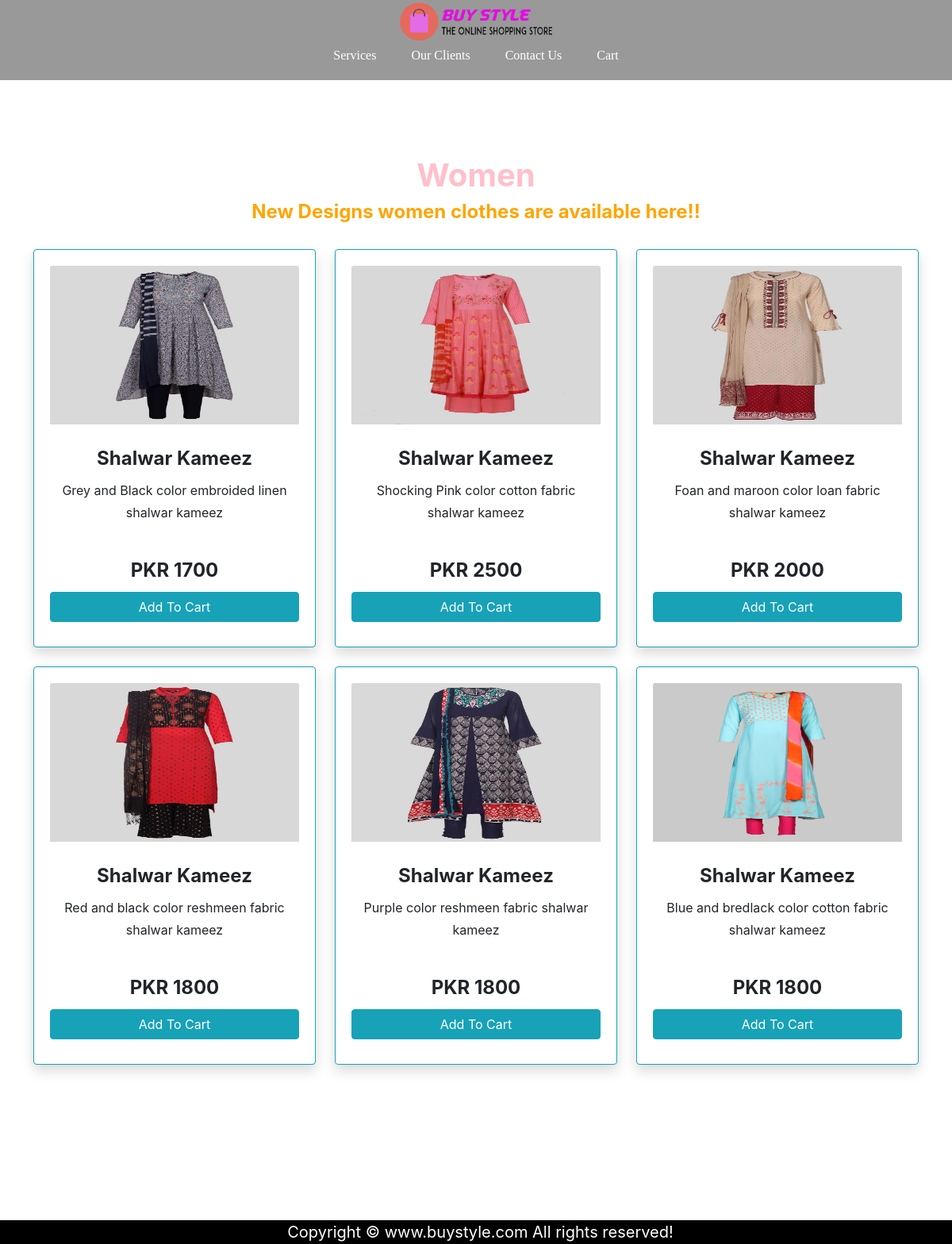
The app's page /pages/women.php with its own data.
### tables this page shows
CREATE TABLE `wgallery` (
  `product_id` int(11) NOT NULL,
  `product_image` varchar(500) NOT NULL,
  `product_title` varchar(50) NOT NULL,
  `product_discription` varchar(300) NOT NULL,
  `product_price` int(50) NOT NULL
);

### pages/women.php (the view, shortened to what this page needs)
<?php
include ('../admin/dist/connection.php');
?>
<!DOCTYPE html>
<html lang="en">
<head>
    <link rel="stylesheet" href="../css/style.css"/>
    <link rel="stylesheet" href="../css/styles.css"/>
</head>
<body>
    <nav id="navbar">
        <div id="logo">
            <a href="../index.php"><img src="../img/logo.png" alt="Online Shopping Store" /></a>
        </div>
        <div>
            <ul>
                <li class="item"><a href="../#services">Services</a></li>
                <li class="item"><a href="../#client-section">Our Clients</a></li>
                <li class="item"><a href="../#contact">Contact Us</a></li>
                <li class="item"><a href="./cart.php">Cart</a></li>
            </ul>
        </div>
    </nav>
        <section class="page-section" id="gallery">
               <div class="container">
       <h1 style="text-align:center; color:pink;">Women</h1>
       <h4 style="text-align:center; color:orange;">New Designs women clothes are available here!!</h4>
        <div class="row">
            <?php
                  $query="SELECT * FROM wgallery";
                  $data=mysqli_query($mycon,$query);
                  $total=mysqli_num_rows($data);
                  if($total!=0) {
                    while ($rows=mysqli_fetch_assoc($data)) {
                      ?>
                    <div class="col-lg-4 mt-20pk"><br>
                    <div class="card shadow bg-white rounded border-info">
                    <div class="card-body cd " style="height: 500px;">
                        <img src="../admin/dist/<?php echo $rows['product_image'];?> " width="" height="200;" class="card-img-top" alt="Products Image"/>
                        <h4 class="card-title text-center"><?php echo "<br>".$rows['product_title'];?></h4>
                        <p class="car-text text-center"><?php echo $rows['product_discription'];?></p>
                        <h4 class="card-title text-center"><?php echo "<br> PKR ".$rows['product_price'];?></h4>
                        <form action="addToCart1w.php" method="post">
                            <button type="submit" name="order" class="btn btn-info btn-block" height="" width="50px">Add To Cart</button>
                        </form>
                    </div>
                    </div>
                    </div>
                    <?php
                    }
                  }
                  else{
                       echo "";
                  }
               ?>
        </div>
    </div>
        </section>
        <footer>
            <div class="text-center">
                Copyright &copy; www.buystyle.com All rights reserved!
            </div>
        </footer>

### css/style.css (style rules this page uses)
* { margin: 0; padding: 0; box-sizing: border-box; }
html { scroll-behavior: smooth; }
#navbar { display: flex; align-items: center; position: relative; }
#logo img { height: 55px; }
#navbar ul { display: flex; font-family: "Bree Serif", serif; }
#navbar::before { content: ""; background-color: black; position: absolute; height: 100%; width: 100%; top: 0px; left: 0px; z-index: -1; opacity: 0.4; }
#navbar ul li { list-style: none; font-size: 1.3rem; }
#navbar ul li a { color: white; display: block; padding: 3px 22px; border-radius: 20px; text-decoration: none; }
footer { margin-top: 100px; padding-top: 100px; background-color: black; color: white; padding: 0px 9px 0px 20px; font-size: 20px; }
.text-center { text-align: center; }
@media only screen and (max-width: 1220px) { #navbar { flex-direction: column; } }
@media only screen and (max-width: 1220px) { #navbar ul li a { font-size: 1rem; } }

### records on screen
wgallery: product_image (picture), product_title "Shalwar Kameez", product_discription "Grey and Black color embroided linen shalwar kameez", product_price "1700"
wgallery: product_image (picture), product_title "Shalwar Kameez", product_discription "Shocking Pink color cotton fabric shalwar kameez", product_price "2500"
wgallery: product_image (picture), product_title "Shalwar Kameez", product_discription "Foan and maroon color loan fabric shalwar kameez", product_price "2000"
wgallery: product_image (picture), product_title "Shalwar Kameez", product_discription "Red and black color reshmeen fabric shalwar kameez", product_price "1800"
wgallery: product_image (picture), product_title "Shalwar Kameez", product_discription "Purple color reshmeen fabric shalwar kameez", product_price "1800"
wgallery: product_image (picture), product_title "Shalwar Kameez", product_discription "Blue and bredlack color cotton fabric shalwar kameez", product_price "1800"
